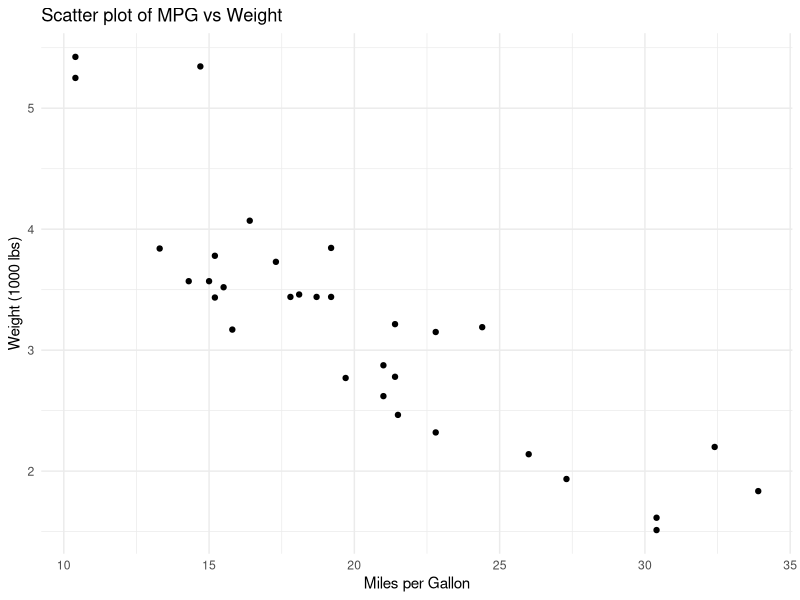

This chart was generated by the following R code:
## ---- chunk 1
knitr::opts_chunk$set(echo = TRUE, warning=FALSE, message=FALSE)
## ---- chunk 2
# Here's an example R code chunk
library(ggplot2)
data(mtcars)
head(mtcars)
## ---- chunk 3
ggplot(mtcars, aes(x = mpg, y = wt)) +
  geom_point() +
  theme_minimal() +
  labs(title = "Scatter plot of MPG vs Weight",
       x = "Miles per Gallon",
       y = "Weight (1000 lbs)")
## ---- chunk 4
library(knitr)
kable(head(mtcars), caption = "First 6 rows of the mtcars dataset")
